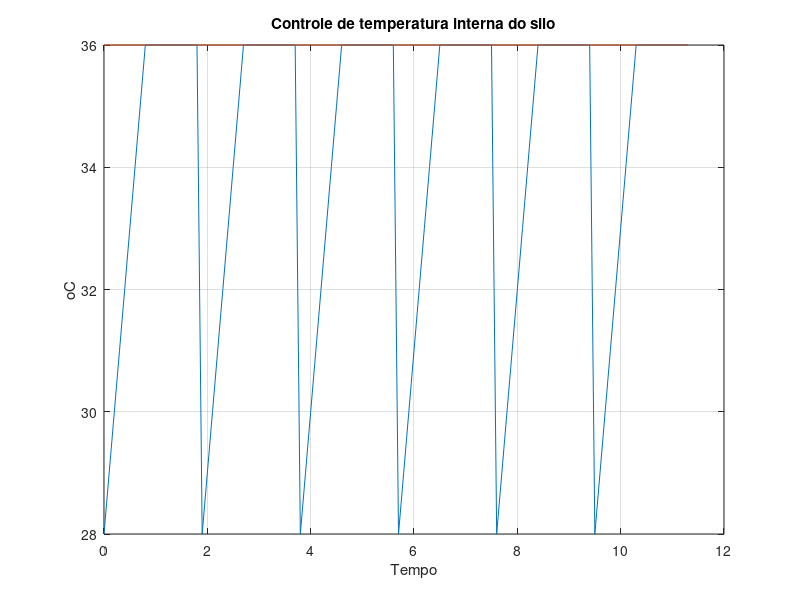

Recreate this plot in MATLAB.
x = load('hist.txt');
h = 0.1;
nAmostras = length(x(:,1));
tMax = nAmostras*h;
t = 0:h:tMax-h; % for t = 0; t <= tMax; t+=h                                         

fh = figure();

plot(t, x(:,1), t, x(:,4));
grid;
title('Controle de temperatura interna do silo');
xlabel('Tempo');
ylabel('oC');

%print(fh, "img.pdf", "-dpdflatexstandalone");
%system("pdflatex img");
print -dpng "chart.png";

close(fh); % destruir janela

%savefig('img.fig');
